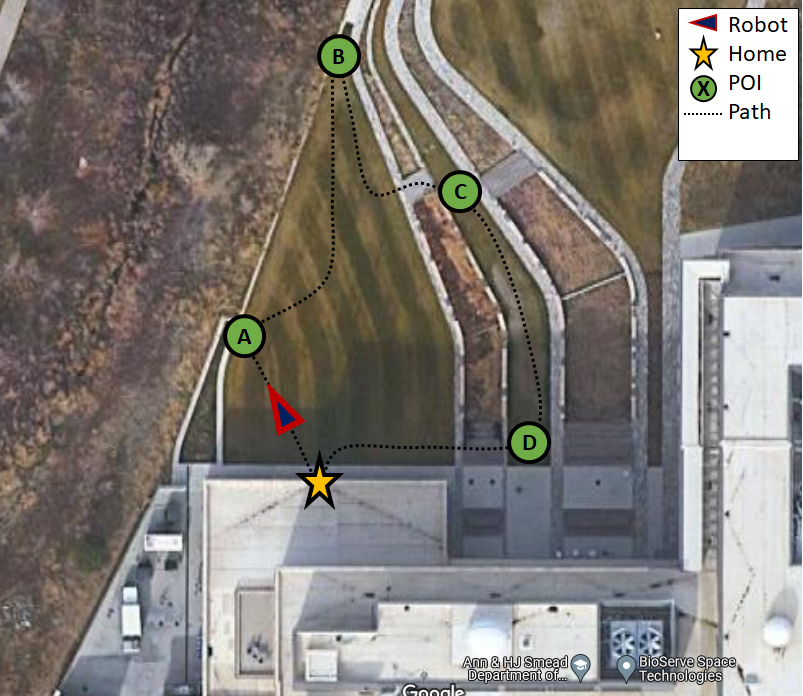
#> input picture base_interface/mission_area.png, 803 x 696 px
$ python projections.py
#> lines starting #> are read from the running program, lines starting #| are printed output that depends on the picture
import numpy as np
import matplotlib.pyplot as plt
import matplotlib.patches as patches
from PIL import Image


class Projector:
    def __init__(self, lat_center, lon_center):
        """
        https://stackoverflow.com/questions/16266809/convert-from-latitude-longitude-to-x-y
        https://stackoverflow.com/questions/3024404/transform-longitude-latitude-into-meters
        https://stackoverflow.com/questions/36254363/how-to-convert-latitude-and-longitude-of-nmea-format-data-to-decimal
        https://www.nmeagen.org/

        :param lat_center:
        :param lon_center:
        """
        self.poles_circumference = 40008000
        self.equator_circumference = 40075160
        self.latitude_center = lat_center
        self.longitude_center = lon_center
        self.TL_poi = None
        self.BR_poi = None

    def setup(self):
        self.TL_poi = PointOfInterest()
        self.TL_poi.px_x, self.TL_poi.px_y = 300, 68
        self.TL_poi.latitude, self.TL_poi.longitude = 40.01082206, 105.24452537
        self.TL_poi.x, self.TL_poi.y = self.equirectangular_projection(self.TL_poi.latitude,
                                                                       self.TL_poi.longitude)

        self.BR_poi = PointOfInterest()
        self.BR_poi.px_x, self.BR_poi.px_y = 710, 723
        self.BR_poi.latitude, self.BR_poi.longitude = 40.01027355, 105.24409488
        self.BR_poi.x, self.BR_poi.y = self.equirectangular_projection(self.BR_poi.latitude,
                                                                       self.BR_poi.longitude)

    def equirectangular_projection(self, latitude, longitude):
        y = (latitude - self.latitude_center) * self.poles_circumference / 360
        x = (longitude - self.longitude_center) * self.equator_circumference * np.cos(
            np.deg2rad(latitude)) / 360
        return x, y

    def project(self, latitude, longitude):
        poi = PointOfInterest()
        poi.latitude, poi.longitude = latitude, longitude
        poi.x, poi.y = self.equirectangular_projection(poi.latitude, poi.longitude)
        poi.px_x, poi.px_y = self.cartesian_to_pixel(poi.x, poi.y)
        return poi

    def cartesian_to_pixel(self, x, y):
        perx = (x - self.TL_poi.x) / (self.BR_poi.x - self.TL_poi.x)
        pery = (y - self.TL_poi.y) / (self.BR_poi.y - self.TL_poi.y)
        px = self.TL_poi.px_x + (self.BR_poi.px_x - self.TL_poi.px_x) * perx
        py = self.TL_poi.px_y + (self.BR_poi.px_y - self.TL_poi.px_y) * pery
        return px, py

    def get_pois(self):
        poi_a = PointOfInterest()
        poi_a.latitude = 40.01044911
        poi_a.longitude = 105.24441295
        poi_a.name = 'A'

        poi_b = PointOfInterest()
        poi_b.latitude = 40.01075063
        poi_b.longitude = 105.24428344
        poi_b.name = 'B'

        poi_c = PointOfInterest()
        poi_c.latitude = 40.01057135
        poi_c.longitude = 105.24421890
        poi_c.name = 'C'

        poi_d = PointOfInterest()
        poi_d.latitude = 40.01031135
        poi_d.longitude = 105.24412890
        poi_d.name = 'D'

        poi_home = PointOfInterest()
        poi_home.latitude = 40.01029409
        poi_home.longitude = 105.24434835
        poi_home.name = 'H'

        poi_zero = PointOfInterest()
        poi_zero.latitude, poi_zero.longitude = 40.01045433, 105.24432153
        poi_zero.name = 'Z'

        for p in [poi_a, poi_b, poi_c, poi_d, poi_home, poi_zero]:
            p.x, p.y = self.equirectangular_projection(p.latitude, p.longitude)
        return poi_a, poi_b, poi_c, poi_d, poi_home, poi_zero


# [45 lines left out: functions equirectangular_projection, to_orientation_rhr, to_heading_north, get_heading, not called in this run]


'''
def convert(bytes):
    if 'G' in bytes:
        bytes = bytes.split(',')
        lat = (bytes[2])
        lon = (bytes[4])
        if not lon:
            print('No GPS data')

        else:
            lat = float(lat)
            lon = float(lon)
            lat_degree = int(float(lat) / 100)
            lng_degree = int(float(lon) / 100)

            lat_mm_mmmm = lat % 100
            lng_mm_mmmmm = lon % 100

            converted_latitude = lat_degree + (lat_mm_mmmm / 60)
            converted_longitude = lng_degree + (lng_mm_mmmmm / 60)
            print(converted_latitude)
            print(converted_longitude)
            print(bytes[9])
            return converted_latitude, converted_longitude, bytes[9]

gngga = '$GPGGA,224358.697,4000.661,N,10514.648,W,1,12,1.0,0.0,M,0.0,M,,*70'

lat, lon, alt = convert(gngga)

x, y = equirectangular_projection(lat, lon)

print(x, y)
'''


class PointOfInterest:
    def __init__(self, x=0, y=0, lat=0, lon=0, alt=0, name=''):
        self.x = x
        self.y = y
        self.z = alt
        self.latitude = lat
        self.longitude = lon
        self.px_x = 0
        self.px_y = 0
        self.name = name


# [49 lines left out: function convert_poi, not called in this run]


if __name__ == '__main__':
    lat_center = 40.01045433
    lon_center = 105.24432153

    pp = Projector(lat_center, lon_center)
    pp.setup()
    pois = pp.get_pois()

    fig, ax = plt.subplots()
    for poi in pois:
        lat = poi.latitude
        lon = poi.longitude
        p = pp.project(lat, lon)

        img = Image.open('../base_interface/mission_area.png')
#> img is the input picture: PIL image 803x696 RGB; mean R, G, B 127.3, 121.9, 116.6
        img = np.asarray(img)
        plt.imshow(img)
        c = patches.Circle((p.px_x, p.px_y), radius=20, edgecolor='black')
        ax.add_patch(c)
        ax.axvline(x=p.px_x)
        ax.axhline(y=p.px_y)
    plt.show()
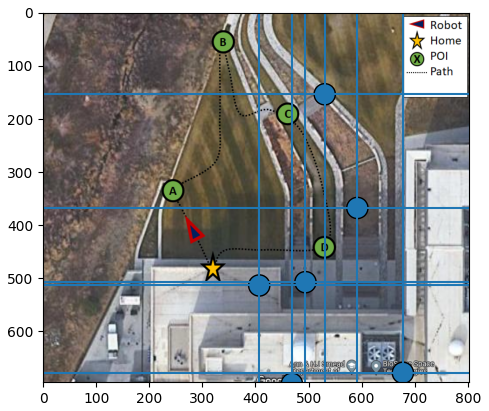
#> figure drawn by matplotlib, 1 panel
